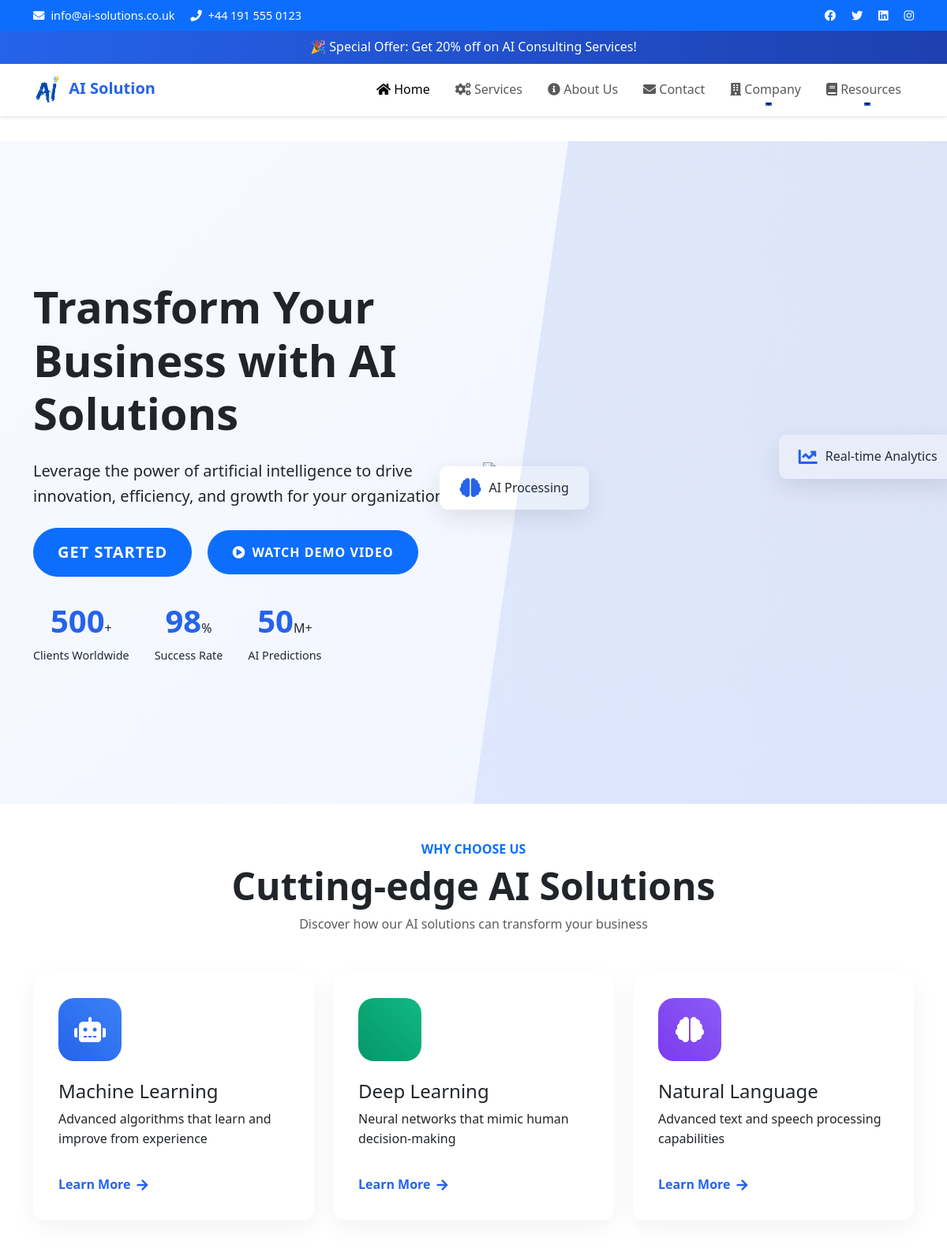
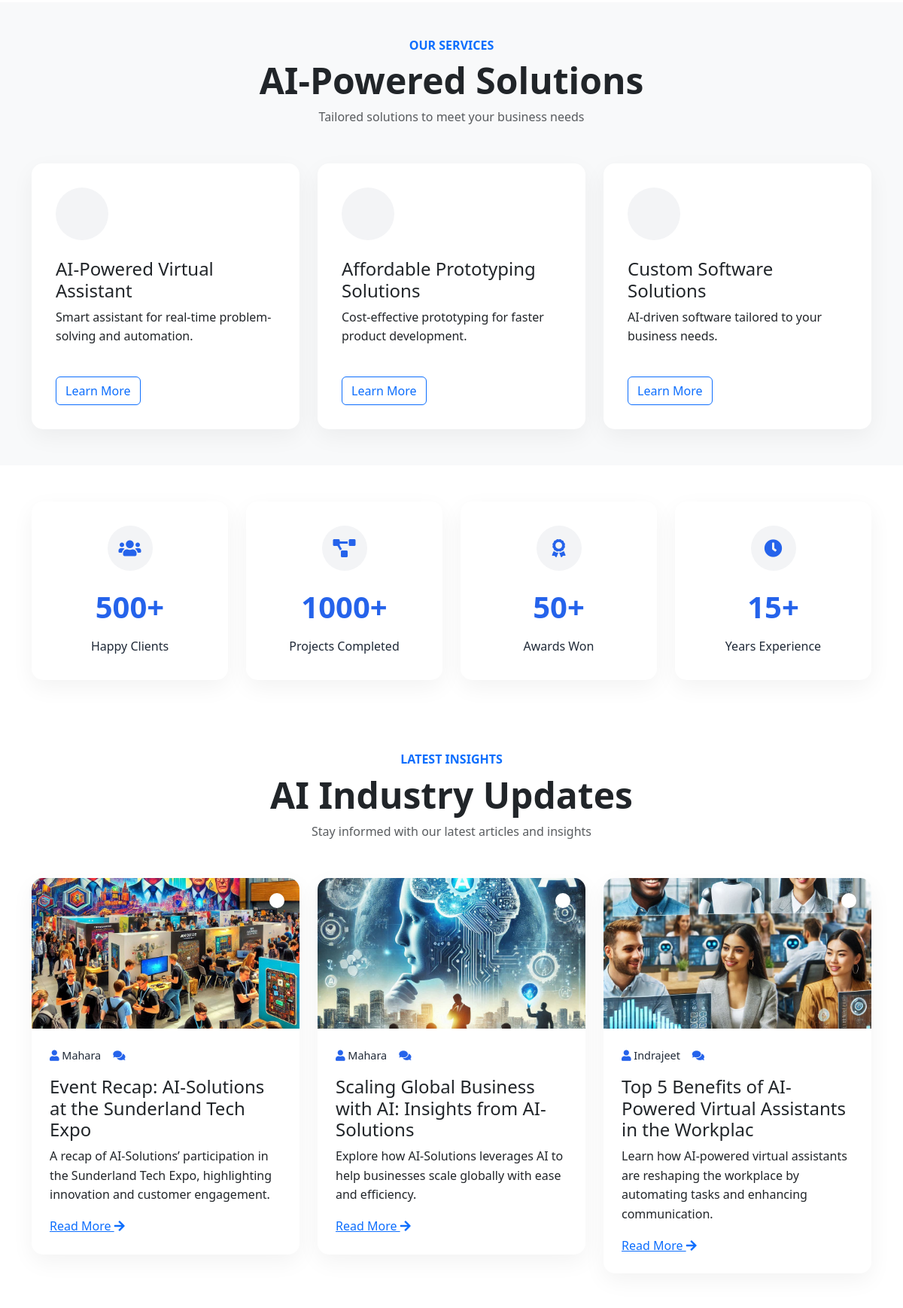
The page / (upper part) on the database its author committed (2 pictures, top to bottom).
### main/models.py (models this page shows, shortened)
class Service(models.Model):
    title = models.CharField(max_length=200)
    category = models.ForeignKey(ServiceCategory, on_delete=models.SET_NULL, null=True, blank=True)
    description = models.TextField()
    icon = models.ImageField(upload_to='services/', null=True, blank=True)
    created_date = models.DateTimeField(auto_now_add=True)
    updated_date = models.DateTimeField(auto_now=True)
    short_description = models.CharField(max_length=200, help_text="Brief description for cards")
    features = models.JSONField(null=True, blank=True, help_text="List of service features")
    slug = models.SlugField(unique=True)

class BlogPost(models.Model):
    title = models.CharField(max_length=200)
    content = models.TextField()
    author = models.ForeignKey(User, on_delete=models.CASCADE)
    featured_image = models.ImageField(upload_to='blog/', null=True, blank=True)
    created_date = models.DateTimeField(auto_now_add=True)
    updated_date = models.DateTimeField(auto_now=True)
    published_date = models.DateTimeField(default=timezone.now)
    categories = models.ManyToManyField('BlogCategory')
    is_published = models.BooleanField(default=False)
    tags = models.ManyToManyField('BlogTag', blank=True)
    meta_description = models.CharField(max_length=160, blank=True, help_text="SEO meta description")
    read_time = models.PositiveIntegerField(help_text="Estimated reading time in minutes", default=5)
    class Meta:
        ordering = ['-published_date']

### main/views.py (the view)
# urls.py: path('', views.home_view, name='home'),
def home_view(request):
    context = {
        'services': Service.objects.all()[:3],
        'recent_posts': BlogPost.objects.filter(is_published=True)[:3],
        'testimonials': Testimonial.objects.filter(is_featured=True)[:3],
        'upcoming_events': Event.objects.filter(is_upcoming=True)[:3]
    }
    return render(request, 'main/home.html', context)

### main/templates/main/home.html (shortened to what this page needs)
{% extends 'main/base.html' %}
{% load static %}
{% block content %}
<section class="hero-section">
    <div class="hero-wrapper">
        <div class="container">
            <div class="row align-items-center min-vh-80">
                <div class="col-lg-6" data-aos="fade-right">
                    <h1 class="display-4 fw-bold mb-4">Transform Your Business with AI Solutions</h1>
                    <p class="lead mb-4">Leverage the power of artificial intelligence to drive innovation, efficiency, and growth for your organization.</p>
                    <div class="hero-buttons">
                        <a href="{% url 'main:contact' %}" class="btn btn-primary btn-lg me-3">Get Started</a>
                        <a href="{% url 'main:demo_video' %}" class="btn btn-primary">
                            <i class="fas fa-play-circle me-2"></i>Watch Demo Video
                        </a>
                    </div>
                    <div class="mt-4 achievements">
                        <div class="achievement-item">
                            <span class="counter">500</span>+
                            <p>Clients Worldwide</p>
                        </div>
                        <div class="achievement-item">
                            <span class="counter">98</span>%
                            <p>Success Rate</p>
                        </div>
                        <div class="achievement-item">
                            <span class="counter">50</span>M+
                            <p>AI Predictions</p>
                        </div>
                    </div>
                </div>
                <div class="col-lg-6" data-aos="fade-left">
                    <div class="hero-image">
                        <div class="floating-card card-1">
                            <i class="fas fa-brain"></i>
                            <span>AI Processing</span>
                        </div>
                        <div class="floating-card card-2">
                            <i class="fas fa-chart-line"></i>
                            <span>Real-time Analytics</span>
                        </div>
                    </div>
                </div>
            </div>
        </div>
        <div class="hero-shape"></div>
    </div>
</section>
<section class="features-section py-5">
    <div class="container">
        <div class="section-header text-center mb-5" data-aos="fade-up">
            <h6 class="text-primary fw-bold">WHY CHOOSE US</h6>
            <h2 class="display-5 fw-bold">Cutting-edge AI Solutions</h2>
            <p class="text-muted">Discover how our AI solutions can transform your business</p>
        </div>
        <div class="row g-4">
            <div class="col-md-4" data-aos="fade-up" data-aos-delay="100">
                <div class="feature-card">
                    <div class="icon-wrapper blue">
                        <i class="fas fa-robot"></i>
                    </div>
                    <h4>Machine Learning</h4>
                    <p>Advanced algorithms that learn and improve from experience</p>
                    <a href="#" class="feature-link">Learn More <i class="fas fa-arrow-right"></i></a>
                </div>
            </div>
            <div class="col-md-4" data-aos="fade-up" data-aos-delay="200">
                <div class="feature-card">
                    <div class="icon-wrapper green">
                    </div>
                    <h4>Deep Learning</h4>
                    <p>Neural networks that mimic human decision-making</p>
                    <a href="#" class="feature-link">Learn More <i class="fas fa-arrow-right"></i></a>
                </div>
            </div>
            <div class="col-md-4" data-aos="fade-up" data-aos-delay="300">
                <div class="feature-card">
                    <div class="icon-wrapper purple">
                        <i class="fas fa-brain"></i>
                    </div>
                    <h4>Natural Language</h4>
                    <p>Advanced text and speech processing capabilities</p>
                    <a href="#" class="feature-link">Learn More <i class="fas fa-arrow-right"></i></a>
                </div>
            </div>
        </div>
    </div>
</section>
<section class="services-section py-5 bg-light">
    <div class="container">
        <div class="section-header text-center mb-5" data-aos="fade-up">
            <h6 class="text-primary fw-bold">OUR SERVICES</h6>
            <h2 class="display-5 fw-bold">AI-Powered Solutions</h2>
            <p class="text-muted">Tailored solutions to meet your business needs</p>
        </div>
        <div class="row g-4">
            {% for service in services %}
            <div class="col-lg-4 col-md-6" data-aos="fade-up" data-aos-delay="{{ forloop.counter|add:"1"|stringformat:"i"|add:"00" }}">
                <div class="service-card">
                    <div class="service-icon">
                    </div>
                    <h4>{{ service.title }}</h4>
                    <p>{{ service.short_description }}</p>
                    <a href="{% url 'main:service_detail' service.slug %}" class="btn btn-outline-primary mt-3">Learn More</a>
                </div>
            </div>
            {% endfor %}
        </div>
    </div>
</section>
<section class="stats-section py-5">
    <div class="container">
        <div class="row g-4">
            <div class="col-md-3 col-6" data-aos="fade-up">
                <div class="stat-card">
                    <div class="stat-icon">
                        <i class="fas fa-users"></i>
                    </div>
                    <div class="stat-number counter">500+</div>
                    <div class="stat-label">Happy Clients</div>
                </div>
            </div>
            <div class="col-md-3 col-6" data-aos="fade-up" data-aos-delay="100">
                <div class="stat-card">
                    <div class="stat-icon">
                        <i class="fas fa-project-diagram"></i>
                    </div>
                    <div class="stat-number counter">1000+</div>
                    <div class="stat-label">Projects Completed</div>
                </div>
            </div>
            <div class="col-md-3 col-6" data-aos="fade-up" data-aos-delay="200">
                <div class="stat-card">
                    <div class="stat-icon">
                        <i class="fas fa-award"></i>
                    </div>
                    <div class="stat-number counter">50+</div>
                    <div class="stat-label">Awards Won</div>
                </div>
            </div>
            <div class="col-md-3 col-6" data-aos="fade-up" data-aos-delay="300">
                <div class="stat-card">
                    <div class="stat-icon">
                        <i class="fas fa-clock"></i>
                    </div>
                    <div class="stat-number counter">15+</div>
                    <div class="stat-label">Years Experience</div>
                </div>
            </div>
        </div>
    </div>
</section>
<section class="blog-section py-5">
    <div class="container">
        <div class="section-header text-center mb-5" data-aos="fade-up">
            <h6 class="text-primary fw-bold">LATEST INSIGHTS</h6>
            <h2 class="display-5 fw-bold">AI Industry Updates</h2>
            <p class="text-muted">Stay informed with our latest articles and insights</p>
        </div>
        <div class="row g-4">
            {% for post in recent_posts %}
            <div class="col-lg-4" data-aos="fade-up" data-aos-delay="{{ forloop.counter|add:"1"|stringformat:"i"|add:"00" }}">
                <div class="blog-card">
                    {% if post.featured_image %}
                    <div class="blog-image">
                        <img src="{{ post.featured_image.url }}" alt="{{ post.title }}">
                        <div class="blog-date">
                        </div>
                    </div>
                    {% endif %}
                    <div class="blog-content">
                        <div class="blog-meta">
                            <span><i class="fas fa-user"></i> {{ post.author }}</span>
                            <span><i class="fas fa-comments"></i> {{ post.comments.count }}</span>
                        </div>
                        <h4>{{ post.title }}</h4>
                        <p>{{ post.meta_description }}</p>
                        <a href="{% url 'main:blog_detail' post.pk %}" class="read-more">Read More <i class="fas fa-arrow-right"></i></a>
                    </div>
                </div>
            </div>
            {% endfor %}
        </div>
    </div>
</section>
{% endblock %}

### main/static/css/style.css (style rules this page uses)
:root { --primary-color: #2563eb; --secondary-color: #1e40af; --dark-color: #1f2937; --darker-color: #111827; --light-color: #f3f4f6; }
body { font-family: 'Segoe UI', Tahoma, Geneva, Verdana, sans-serif; line-height: 1.6; }
.btn { transition: all 0.3s; }
.hero-section { position: relative; background: linear-gradient(135deg, #f8faff 0%, #f0f4ff 100%); overflow: hidden; }
.hero-wrapper { position: relative; padding: 100px 0; }
.min-vh-80 { min-height: 80vh; }
.hero-shape { position: absolute; top: 0; right: 0; width: 50%; height: 100%; background: linear-gradient(45deg, var(--primary-color) 0%, var(--secondary-color) 100%); clip-path: polygon(20% 0%, 100% 0%, 100% 100%, 0% 100%); opacity: 0.1; }
.hero-buttons .btn { padding: 15px 30px; border-radius: 50px; text-transform: uppercase; letter-spacing: 1px; font-weight: 600; transition: all 0.3s; }
.achievements { display: flex; gap: 2rem; }
.achievement-item { text-align: center; }
.achievement-item span { font-size: 2.5rem; font-weight: bold; color: var(--primary-color); }
.achievement-item p { margin: 0; color: var(--dark-color); font-size: 0.9rem; }
.hero-image { position: relative; }
.floating-card { position: absolute; background: white; padding: 15px 25px; border-radius: 10px; box-shadow: 0 10px 30px rgba(0,0,0,0.1); display: flex; align-items: center; gap: 10px; animation: float 3s ease-in-out infinite; }
.floating-card i { font-size: 1.5rem; color: var(--primary-color); }
.card-1 { top: 20%; left: -10%; animation-delay: 0.5s; }
.card-2 { bottom: 20%; right: -10%; animation-delay: 1s; }
.feature-card { background: white; padding: 2rem; border-radius: 15px; box-shadow: 0 10px 30px rgba(0,0,0,0.05); transition: all 0.3s; }
.icon-wrapper { width: 80px; height: 80px; border-radius: 20px; display: flex; align-items: center; justify-content: center; margin-bottom: 1.5rem; }
.icon-wrapper i { font-size: 2rem; color: white; }
.icon-wrapper.blue { background: linear-gradient(45deg, #2563eb, #3b82f6); }
.icon-wrapper.green { background: linear-gradient(45deg, #059669, #10b981); }
.icon-wrapper.purple { background: linear-gradient(45deg, #7c3aed, #8b5cf6); }
.feature-link { color: var(--primary-color); text-decoration: none; font-weight: 600; display: inline-flex; align-items: center; gap: 0.5rem; margin-top: 1rem; transition: gap 0.3s; }
.service-card { background: white; padding: 2rem; border-radius: 15px; box-shadow: 0 10px 30px rgba(0,0,0,0.05); transition: all 0.3s; height: 100%; }
.service-icon { width: 70px; height: 70px; background: var(--light-color); border-radius: 50%; display: flex; align-items: center; justify-content: center; margin-bottom: 1.5rem; }
.blog-card { background: white; border-radius: 15px; overflow: hidden; box-shadow: 0 10px 30px rgba(0,0,0,0.05); transition: all 0.3s; }
.blog-image { position: relative; height: 200px; overflow: hidden; }
.blog-image img { width: 100%; height: 100%; object-fit: cover; transition: transform 0.3s; }
.blog-date { position: absolute; top: 20px; right: 20px; background: white; padding: 10px; border-radius: 10px; text-align: center; box-shadow: 0 5px 15px rgba(0,0,0,0.1); }
.blog-content { padding: 1.5rem; }
.blog-meta { display: flex; gap: 1rem; margin-bottom: 1rem; font-size: 0.9rem; color: var(--dark-color); }
.blog-meta i { color: var(--primary-color); }
.stat-card { text-align: center; padding: 2rem; background: white; border-radius: 15px; box-shadow: 0 10px 30px rgba(0,0,0,0.05); transition: all 0.3s; }
.stat-icon { width: 60px; height: 60px; background: var(--light-color); border-radius: 50%; display: flex; align-items: center; justify-content: center; margin: 0 auto 1rem; }
.stat-icon i { font-size: 1.5rem; color: var(--primary-color); }
.stat-number { font-size: 2.5rem; font-weight: bold; color: var(--primary-color); margin-bottom: 0.5rem; }
.stat-label { color: var(--dark-color); font-weight: 500; }

### rows shown on the page
Service: title "AI-Powered Virtual Assistant", short_description "Smart assistant for real-time problem-solving and automation."
Service: title "Affordable Prototyping Solutions", short_description "Cost-effective prototyping for faster product development."
Service: title "Custom Software Solutions", short_description "AI-driven software tailored to your business needs."
BlogPost: featured_image (picture), author "Mahara", title "Event Recap: AI-Solutions at the Sunderland Tech Expo", meta_description "A recap of AI-Solutions’ participation in the Sunderland Tech Expo, highlighting innovation and customer engagement."
BlogPost: featured_image (picture), author "Mahara", title "Scaling Global Business with AI: Insights from AI-Solutions", meta_description "Explore how AI-Solutions leverages AI to help businesses scale globally with ease and efficiency."
BlogPost: featured_image (picture), author "Indrajeet", title "Top 5 Benefits of AI-Powered Virtual Assistants in the Workplac", meta_description "Learn how AI-powered virtual assistants are reshaping the workplace by automating tasks and enhancing communication."
